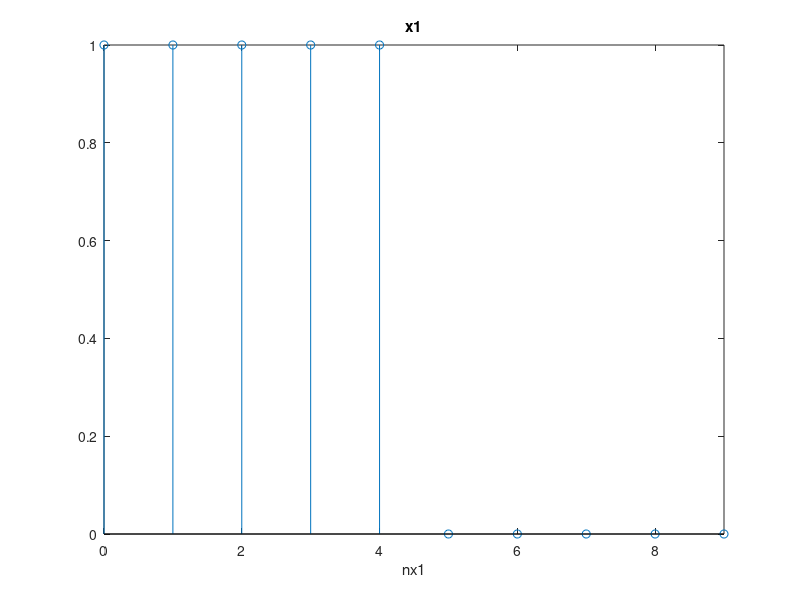
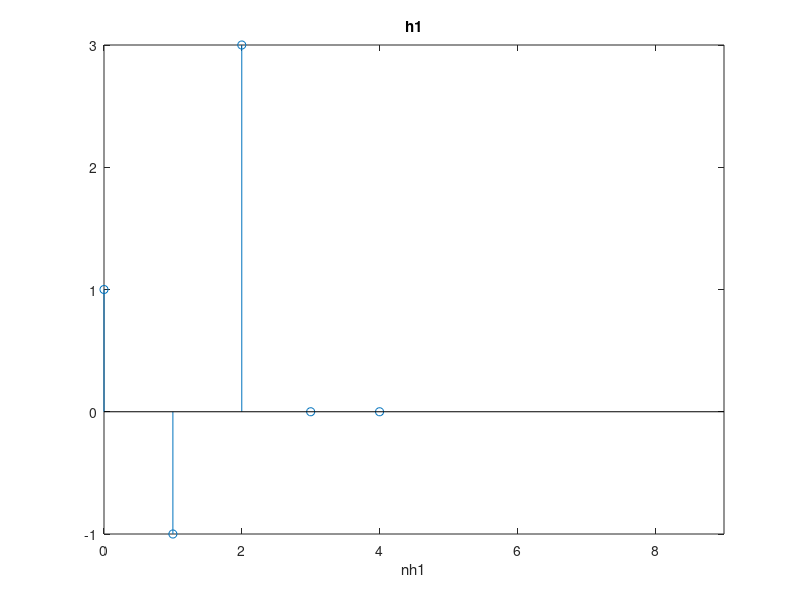
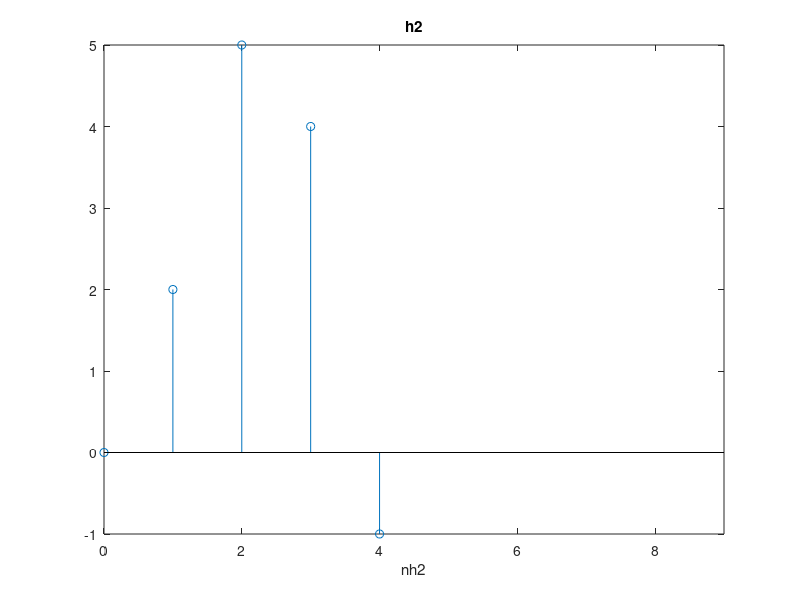
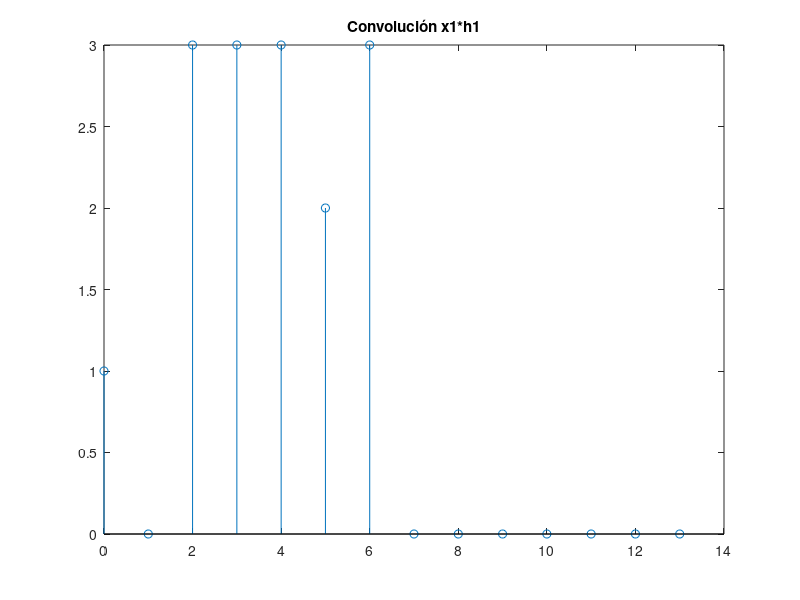

Recreate these plots in MATLAB, in order.
%% Ejercicio 8

nx1 = [0:9];
x1 = [ones(1,5) zeros(1,5)];
nh1 = [0:4];
nh2 = [0:4];
h1 = [1 -1 3 0 0];
h2 = [0 2 5 4 -1];

figure;
stem(nx1,x1);
title("x1");
xlabel("nx1");
xlim([0 9]);

figure;
stem(nh1,h1);
title("h1");
xlabel("nh1");
xlim([0 9]);

figure;
stem(nh2,h2);
title("h2");
xlabel("nh2");
xlim([0 9]);

%% Conmutativa

nx1 = [0:9];
x1 = [ones(1,5) zeros(1,5)];
nh1 = [0:4];
nh2 = [0:4];
h1 = [1 -1 3 0 0];
h2 = [0 2 5 4 -1];

figure;
conv1 = conv(x1, h1);
stem([nx1(1)+nh1(1):nx1(end)+nh1(end)], conv1);
title("Convolución x1*h1");

figure;
conv2 = conv(h1,x1);
stem([nx1(1)+nh1(1):nx1(end)+nh1(end)], conv2);
title("Convolución h1*x1");

%% Distributiva

nx1 = [0:9];
x1 = [ones(1,5) zeros(1,5)];
nh1 = [0:4];
nh2 = [0:4];
h1 = [1 -1 3 0 0];
h2 = [0 2 5 4 -1];

conv_suma = conv(x1, h1+h2);
suma_conv = conv(x1, h1) + conv(x1,h2);

figure;
stem([nx1(1)+nh1(1):nx1(end)+nh1(end)], conv_suma);
title("Convolución x1*(h1+h2)");

figure;
stem([nx1(1)+nh1(1):nx1(end)+nh1(end)], suma_conv);
title("Convolución (x1*h1)+(x1*h2)");

%% Asociativa

nx1 = [0:9];
x1 = [ones(1,5) zeros(1,5)];
nh1 = [0:4];
nh2 = [0:4];
h1 = [1 -1 3 0 0];
h2 = [0 2 5 4 -1];

conv_primero_der = conv(x1, conv(h1, h2));
conv_primero_izq = conv(conv(x1, h1), h2);

figure;
stem([nx1(1)+nh1(1)+nh2(1):nx1(end)+nh1(end)+nh2(end)], conv_primero_der);
title("Convolución x1*(h1*h2)");

figure;
stem([nx1(1)+nh1(1)+nh2(1):nx1(end)+nh1(end)+nh2(end)], conv_primero_izq);
title("Convolución (x1*h1)*h2");

%% Desplazamiento temporal (Propiedad de sistemas LTI)

nx1 = [0:9];
x1 = [ones(1,5) zeros(1,5)];
nh1 = [0:4];
nh2 = [0:4];
nh2 = nh2 + 2;
h1 = [1 -1 3 0 0];
h2 = [0 2 5 4 -1];

figure;
conv1 = conv(x1, h1);
stem([nx1(1)+nh1(1):nx1(end)+nh1(end)], conv1);
title("Convolución x1*h1");
xlim([0 15]);

figure;
conv1 = conv(x1, h1);
stem([nx1(1)+nh2(1):nx1(end)+nh2(end)], conv1);
title("Convolución x1*h2");
xlim([0 15]);

%% Sistemas conectados en serie

nx1 = [0:9];
x1 = [ones(1,5) zeros(1,5)];
nh1 = [0:4];
nh2 = [0:4];
h1 = [1 -1 3 0 0];
h2 = [0 2 5 4 -1];

% Sistema 1:
w = x1 .* (nx1 + 1);
figure;
stem(nx1, w);
title("w");

% Sistema 2:
yg2 = conv(w, h1);

figure;
stem([nx1(1)+nh1(1):nx1(end)+nh1(end)], yg2);
title("yf1");

% Impulso unidad:
u = [1 zeros(1,4)];
nu = [0:4];

% Sistema 1:
hf1 = u .* (nu + 1);
nhf1 = [0:4];

figure;
stem(nhf1, hf1);
title("hf1");

% Sistema 2:
hseries = conv(hf1, h1);

figure;
stem([nu(1)+nh1(1):nu(end)+nh1(end)], hseries);
title("hseries");

% Probar con todo el sistema:
yg2 = conv(x1, hseries);

figure;
stem([nu(1)+nh1(1)+nx1(1):nu(end)+nh1(end)+nx1(end)], yg2);
title("yf2");

%% Sistamas conectados en paralelo

nx1 = [0:9];
x1 = [ones(1,5) zeros(1,5)];
nh1 = [0:4];
nh2 = [0:4];
h1 = [1 -1 3 0 0];
h2 = [0 2 5 4 -1];

xg=[2 zeros(1,4)];
nxg=[0:4];

% Sistema 1:
yga = xg .^ 2;

figure;
stem(nxg, yga);
title("yga");

% Sistema 2:
ygb = conv(xg, h2);
nygb = [nxg(1)+nh2(1):nxg(end)+nh2(end)];

figure;
stem(nygb, ygb);
title("ygb");

% Suma de ambos:
yg1 = [yga zeros(1,4)] + ygb;

figure;
stem(nygb, yg1);
title("yg1");

% Impulso unidad:
u = [1 zeros(1,4)];
nu = [0:4];

% Sistema 1:
hg1 = u .^ 2;

figure;
stem(nu, hg1);
title("hg1");

% Paralelo:
hparallel = hg1 + h2;

figure;
stem(nu, hparallel);
title("hparallel");

% Todo el sistema como úna única convolución
yg2 = conv(xg, hparallel);

figure;
stem([nxg(1)+nh2(1):nxg(end)+nh2(end)], yg2);
title("yg2");







